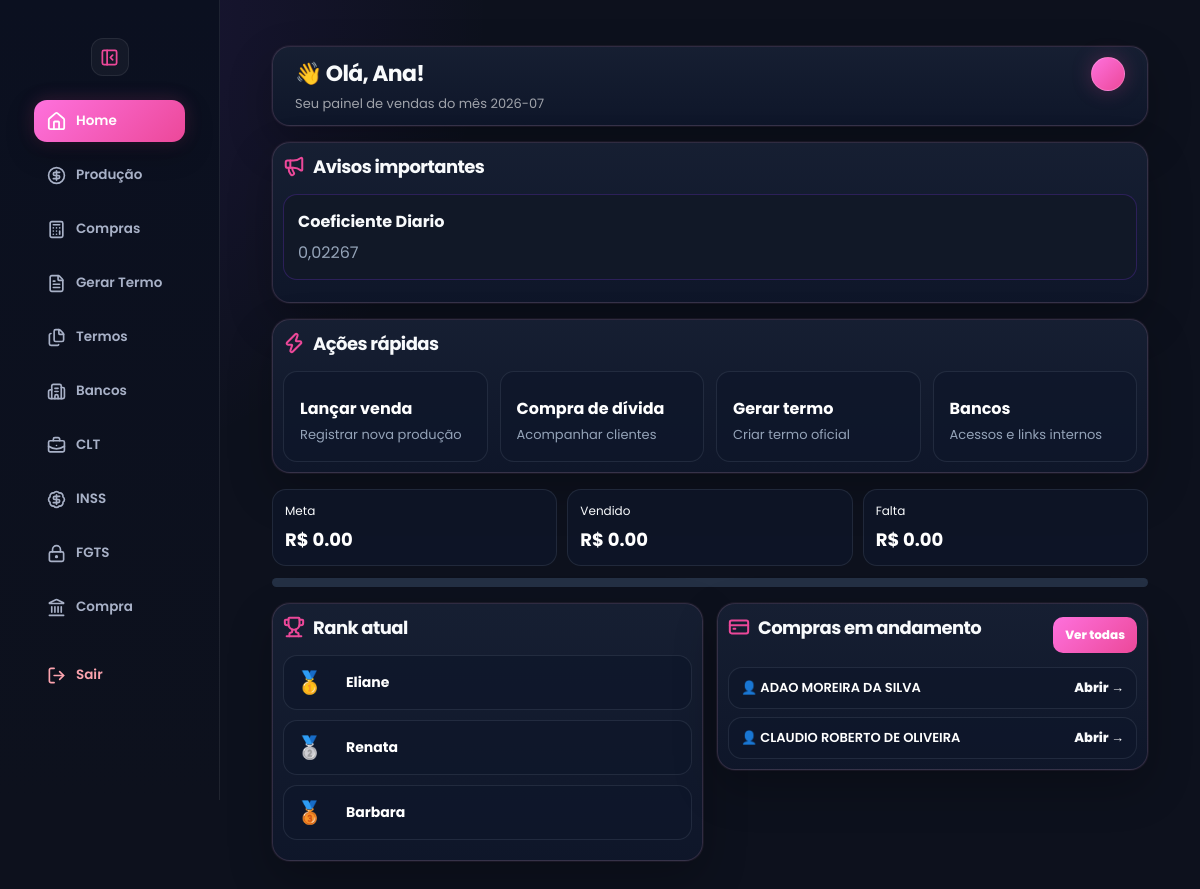
Page /home (signed in) on the earlier database version.
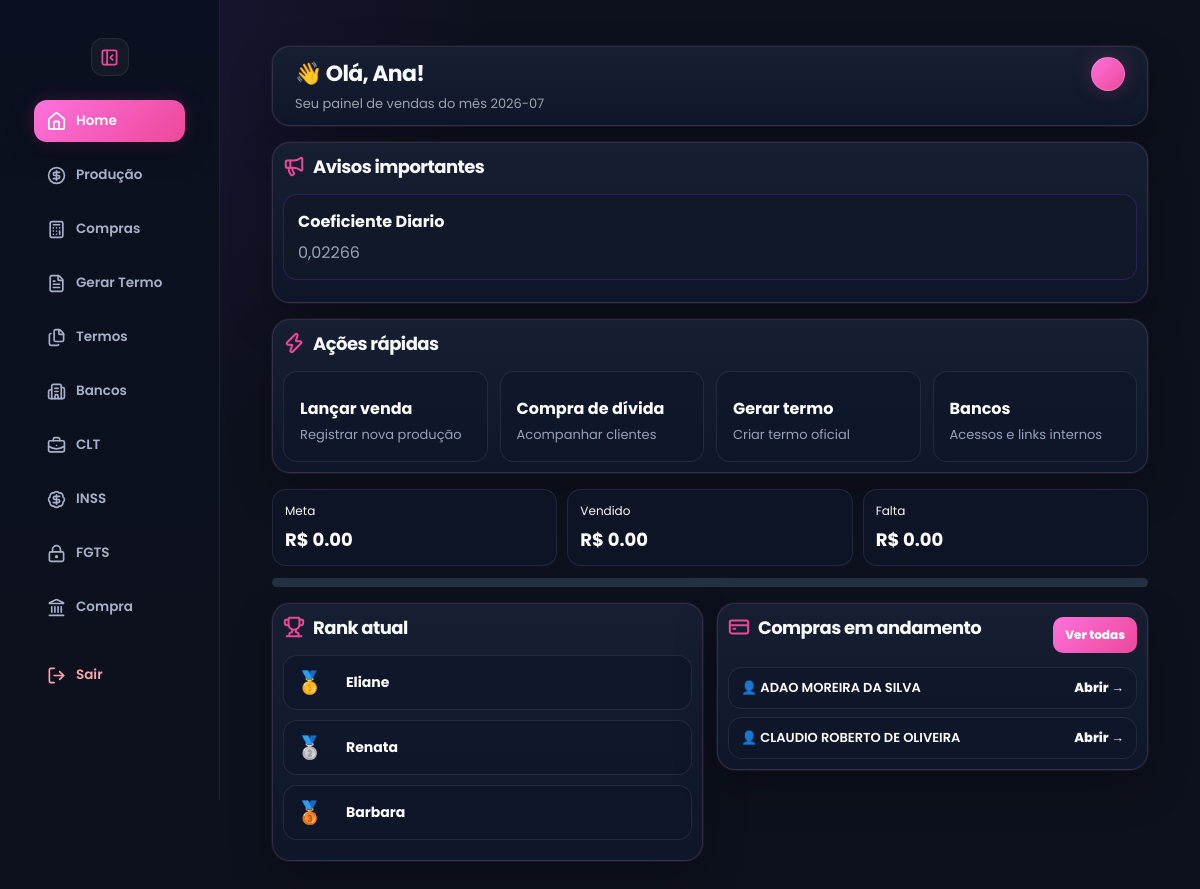
Same page on the later database version.
### tables this page shows
CREATE TABLE avisos (
    id INTEGER PRIMARY KEY AUTOINCREMENT,
    titulo TEXT,
    mensagem TEXT
, criado_em TEXT, categoria TEXT DEFAULT 'informativo');

### app.py (the view, shortened to what this page needs)
@app.route("/home")
def home():
    if not verificar_login():
        return redirect("/")
    tipo_usuario = session.get("tipo", "").lower().strip()
    if tipo_usuario not in ["master", "adm", "admin"]:
        return home_vendas()

### app.py (called while the page is built)
def tema_usuario():
    if "usuario_id" not in session:
        return "rose"
    conn = conectar()
    cursor = conn.cursor()
    cursor.execute("""
        SELECT tema
        FROM usuarios
        WHERE id = ?
    """, (session["usuario_id"],))
    user = cursor.fetchone()
    conn.close()
    return user["tema"] if user and user["tema"] else "rose"

def dias_uteis_mes(ano, mes):
    total_dias = calendar.monthrange(ano, mes)[1]
    dias_uteis = 0
    for dia in range(1, total_dias + 1):
        if date(ano, mes, dia).weekday() < 5:  # seg a sex
            dias_uteis += 1
    return dias_uteis

def dias_uteis_passados():
    hoje = date.today()
    dias = 0
    for dia in range(1, hoje.day + 1):
        if date(hoje.year, hoje.month, dia).weekday() < 5:
            dias += 1
    return dias

def necessario_por_dia(meta, pago, dias_uteis, dias_passados):
    restantes = dias_uteis - dias_passados
    if restantes <= 0:
        return 0
    falta = meta - pago
    if falta <= 0:
        return 0
    return round(falta / restantes, 2)

@app.context_processor
def variaveis_globais():
    return {
        "tema": tema_usuario()
    }

def verificar_login():
    return "usuario" in session

### templates/home_vendas.html (shortened to what the changed rows need)
<!DOCTYPE html>
<html lang="pt-br" data-theme="{{ tema }}">
<head>
<link rel="stylesheet" href="{{ url_for('static', filename='style.css') }}">
<link rel="stylesheet" href="{{ url_for('static', filename='design.css') }}">
</head>
<body>
<div class="conteudo">
<div class="page">
    <div class="topo">
        <div>
            <h1>👋 Olá, {{ usuario }}!</h1>
        </div>
    </div>
    <div class="box-compra home-destaque">
        <h2><i data-lucide="megaphone"></i>Avisos importantes</h2>
        {% for aviso in avisos %}
        <div class="aviso-home-vendas">
            <strong>{{ aviso["titulo"] }}</strong>
            <p>{{ aviso["mensagem"] }}</p>
        </div>
        {% endfor %}
    </div>
    <div class="box-compra">
        <h2><i data-lucide="zap"></i>Ações rápidas</h2>
    </div>
<div class="grid-home-vendas">
<div class="box-compra ranking-compacto">
   <h2><i data-lucide="trophy"></i>Rank atual</h2>
</div>
       <div class="box-compra compras-compactas">
    <div class="home-vendas-section-topo">
        <h2>
    <i data-lucide="credit-card"></i>Compras em andamento</h2>
    </div>
</div>
</body>
</html>

Differences in the rows shown:
changed avisos "Coeficiente Diario": mensagem "0,02267" → "0,02266"
